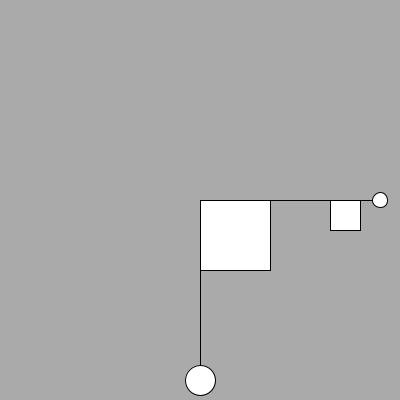
Frame 1 (no input)
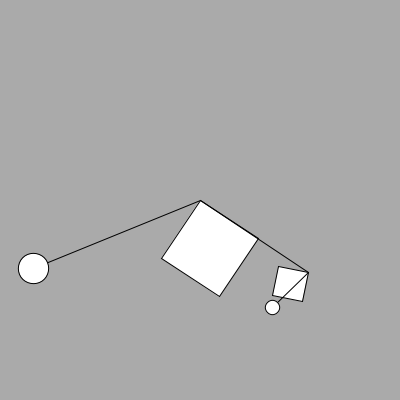
Frame 60 (the mouse pressed at the canvas centre just before this capture)
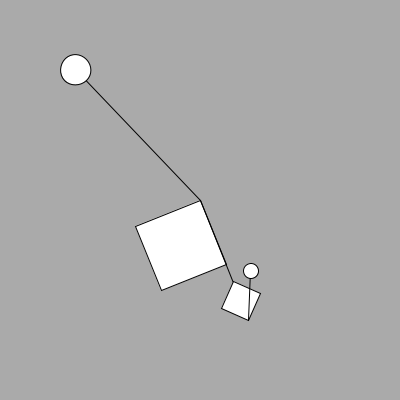
Frame 120 (the mouse held since frame 60 and released just before this capture)

The Processing sketch that drew these frames (run headless with seeded random() and noise(); from frame 60 on, the mouse is pressed at the canvas centre):

// Processing sketch: listing_2_13
// ── listing_2_13.pde
// Processing for Android: 
// Create Mobile, Sensor-Aware, and XR Applications Using Processing
// Andres Colubri
// https://andrescolubri.net/processing-for-android-book

float angle;

void setup() {
  size(400, 400);
}

void draw() {
  background(170);
  translate(width/2, height/2);
  rotate(angle);
  rect(0, 0, 70, 70);
  pushMatrix();
    line(0, 0, 130, 0);
    translate(130, 0);  
    rotate(2 * angle);
    rect(0, 0, 30, 30);
    pushMatrix();
      rotate(angle);
      line(0, 0, 50, 0);
      ellipse(50, 0, 15, 15);
    popMatrix();
  popMatrix();
  rotate(angle);
  line(0, 0, 0, 180);
  translate(0, 180);
  ellipse(0, 0, 30, 30);  
  angle += 0.01;
}
